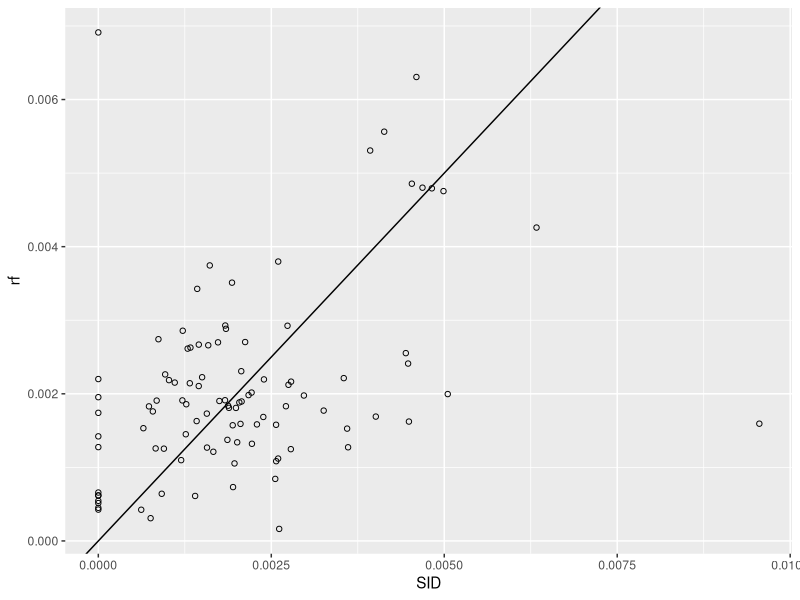
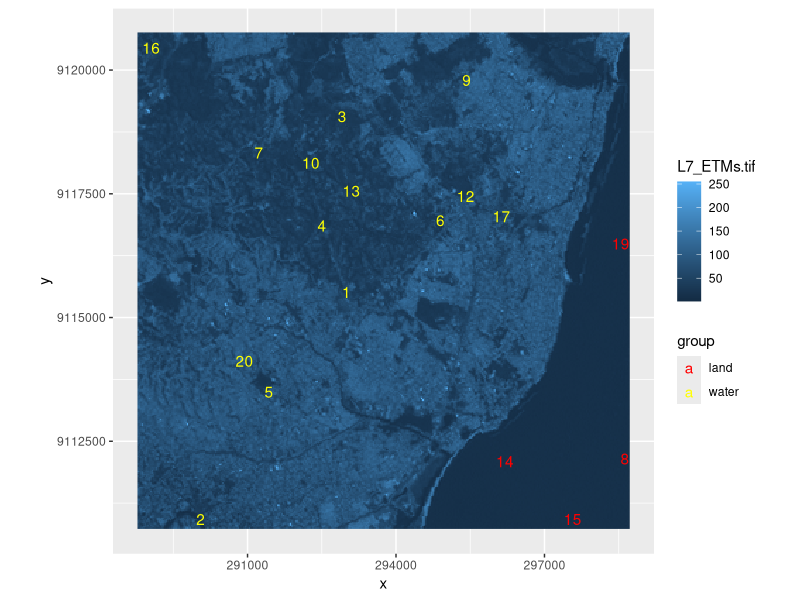
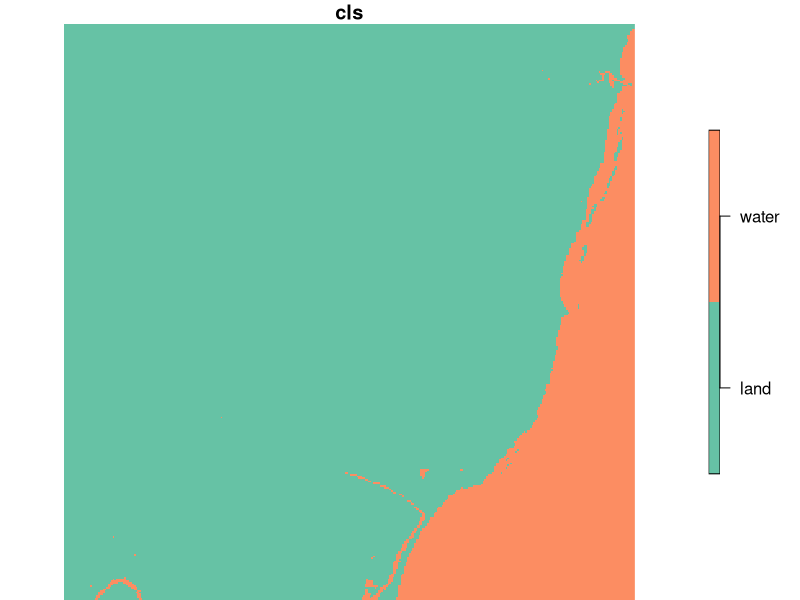
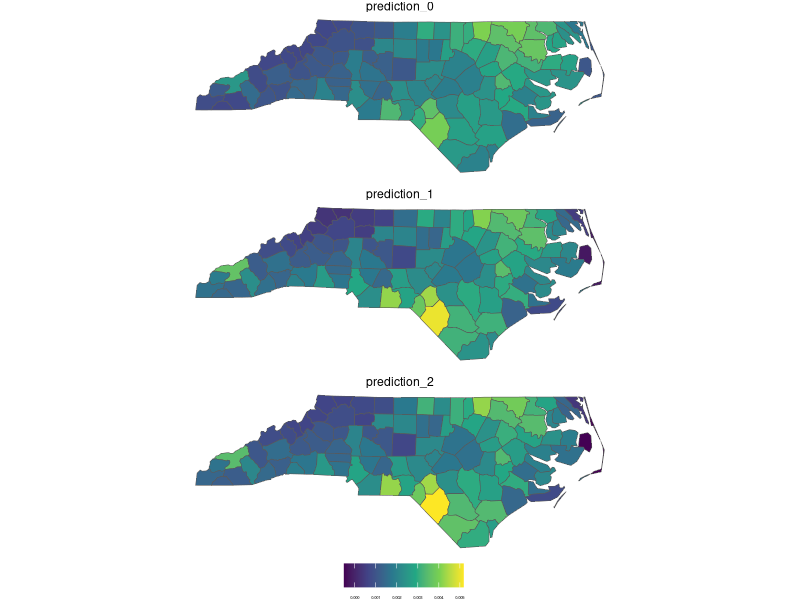
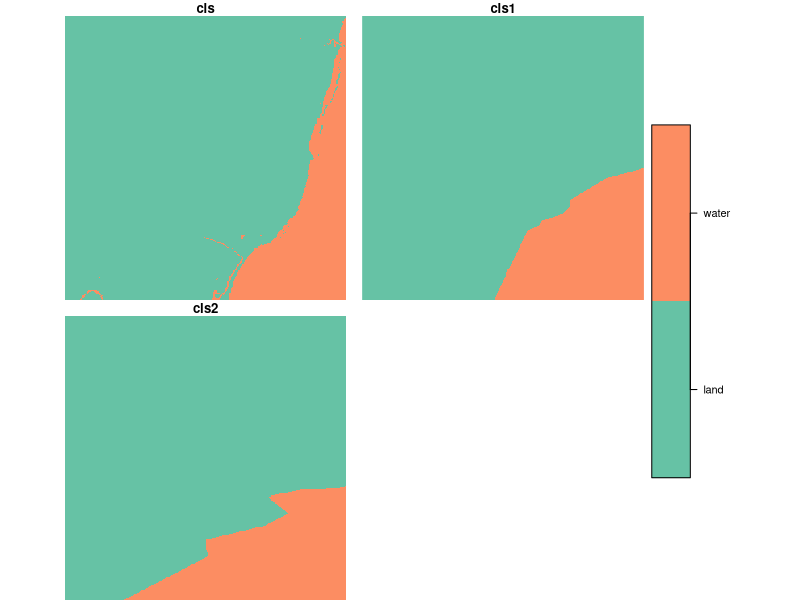

Recreate these plots in R, in order.
## ---- chunk 1
library(tidyverse)
library(sf)
## ---- chunk 2
nc <- system.file("gpkg/nc.gpkg", package="sf") |>
  read_sf() 
## ---- chunk 3
nc %>% names
## ---- chunk 4
nc %>%
  select(SID74, BIR74, NWBIR74) %>%
  head()
## ---- chunk 5
nc1 <- nc |> mutate(SID = SID74 / BIR74, NWB = NWBIR74 / BIR74)

nc1 %>% select(SID, NWB) %>% head()
## ---- chunk 6
fit <- lm(SID ~ NWB, nc1)
broom::tidy(fit)
## ---- chunk 7
pr <- fit %>%
  predict(nc1, interval = "prediction")

bind_cols(nc, pr) |> names()
## ---- chunk 8
library(randomForest) |> suppressPackageStartupMessages()
## ---- chunk 9
r = randomForest(SID ~ NWB, nc1)
## ---- chunk 10
nc1$rf = predict(r)
## ---- chunk 11
nc2 <- nc1%>%
  select(SID,rf)

nc2%>%head
## ---- chunk 12
nc2 %>%
  ggplot(aes(SID,rf))+
  geom_point(shape=21,stroke=0.5)+
  geom_abline()
## ---- chunk 13
pts = st_sample(nc, 1000)
nc3 = st_intersection(nc1, pts)
## ---- chunk 14
fit |> summary()
## ---- chunk 15
fit2 <- lm(SID ~ NWB, nc3) 

fit2|> summary()
## ---- chunk 16
lm(SID ~ NWB, nc1) |>
  predict(nc1, interval = "prediction") -> pr1
lm(SID ~ NWB, nc3) |>
  predict(nc1, interval = "prediction") -> pr2
mean(pr1[,"upr"] - pr1[,"lwr"])
# [1] 0.005161177
mean(pr2[,"upr"] - pr2[,"lwr"])
# [1] 0.004992217
## ---- chunk 17
lm(SID ~ NWB, nc1) |>
  predict(nc1, interval = "confidence") -> pr1
lm(SID ~ NWB, nc3) |>
  predict(nc1, interval = "confidence") -> pr2
mean(pr1[,"upr"] - pr1[,"lwr"])
# [1] 0.0007025904
mean(pr2[,"upr"] - pr2[,"lwr"])
# [1] 0.000221525
## ---- chunk 18
tif <- system.file("tif/L7_ETMs.tif", package = "stars")
## ---- chunk 19
library(stars)
# r <- read_stars(tif)
(r <- read_stars(tif))
## ---- chunk 20
st_bbox(r)
## ---- chunk 21
st_bbox(r) |> 
  st_as_sfc()
## ---- chunk 22
set.seed(115517)
pts2 <- st_bbox(r) |> 
  st_as_sfc() |> 
  st_sample(20)
## ---- chunk 23
(e <- st_extract(r, pts2))
## ---- chunk 24
r%>%class
## ---- chunk 25
r%>%dim
## ---- chunk 26
st_as_sf(e)
## ---- chunk 27
e_df <- st_as_sf(e) |> 
  st_coordinates() %>%
  as_tibble() %>%
  mutate(label=c(1:20),
         group=ifelse(label%in%c(8, 14, 15, 18, 19),"land","water"))

e_df%>%head
## ---- chunk 28
ggplot()+
  stars::geom_stars(data=r)+
  geom_text(data=e_df,
            mapping=aes(x=X,y=Y,
                        label=label,
                        group=group,
                        color=group),
            check_overlap = T,
            inherit.aes = F)+
  scale_color_manual(values=c("red","yellow"))+
  coord_equal()
## ---- chunk 29
rs <- split(r)
rs
## ---- chunk 30
trn <- rs %>%
  st_extract(pts2)
## ---- chunk 31
trn$cls <- rep("land", 20)
trn$cls[c(8, 14, 15, 18, 19)] <- "water"
## ---- chunk 32
library(class)
tr <- as.data.frame(trn) |> select(X1, X2, X3, X4, X5, X6) 
test <- as.data.frame(rs) |> select(X1, X2, X3, X4, X5, X6) 
## ---- chunk 33
rs$cls = knn(tr, test, trn$cl, k = 5)
plot(rs["cls"])
## ---- chunk 34
nc1
## ---- chunk 35
cc <- st_centroid(nc1) |> 
  st_coordinates() 
cc
## ---- chunk 36
# geometries
nc4 <- bind_cols(nc1, cc) |> 
  transmute(X=X, Y=Y, SID=SID, NWB=NWB) 
## ---- chunk 37
(lm0 <- lm(SID ~ NWB, nc1)) |> summary()
## ---- chunk 38
(lm1 <- lm(SID ~ NWB + X + Y, nc4)) |> summary()
## ---- chunk 39
(lm2 <- lm(SID ~ NWB+X+Y+ I(X^2) + I(Y^2)+ X*Y, nc4)) |> summary()

## ---- chunk 40
nc1$prediction_0 <- lm0 |> predict(nc4)
nc1$prediction_1 <- lm1 |> predict(nc4)
nc1$prediction_2 <- lm2 |> predict(nc4)
## ---- chunk 41
nc5 <- nc1 %>%
  select(prediction_0,prediction_1,prediction_2) |>
  #pivot_longer(cols = c("pr0","pr1","pr2"))%>%
  st_as_stars() |> 
  merge() 

nc5 
## ---- chunk 42
ggplot()+
  geom_stars(data=nc5)+
  facet_wrap(~attributes,ncol = 1) +
  scale_fill_viridis_c()+
  labs(fill="")+
  theme_void()+
  theme(legend.position = "bottom",
        legend.text = element_text(size=3))
## ---- chunk 43
tr1 <- cbind(as.data.frame(trn), 
             st_coordinates(trn)) |> 
  select(X, Y, X1, X2, X3, X4, X5, X6) 
## ---- chunk 44
test1 <- as.data.frame(rs) |> 
  transmute(X=x, Y=y, X1, X2, X3, X4, X5, X6)
## ---- chunk 45
rs$cls1 = knn(tr1, test1, trn$cl, k = 5)
## ---- chunk 46
rs
## ---- chunk 47
tr2 <- cbind(as.data.frame(trn), st_coordinates(trn)) |> 
  transmute(X, Y, X2=X^2, Y2=Y^2, XY=X*Y, X1, X2, X3, X4, X5, X6)
## ---- chunk 48
test2 <- as.data.frame(rs) |> 
  transmute(X=x, Y=y, X2=X^2, Y2=Y^2, XY=X*Y, X1, X2, X3, X4, X5, X6)
## ---- chunk 49
rs$cls2 = knn(tr2, test2, trn$cl, k = 5)
## ---- chunk 50
rs[c("cls", "cls1", "cls2")] |> merge() |> plot()
